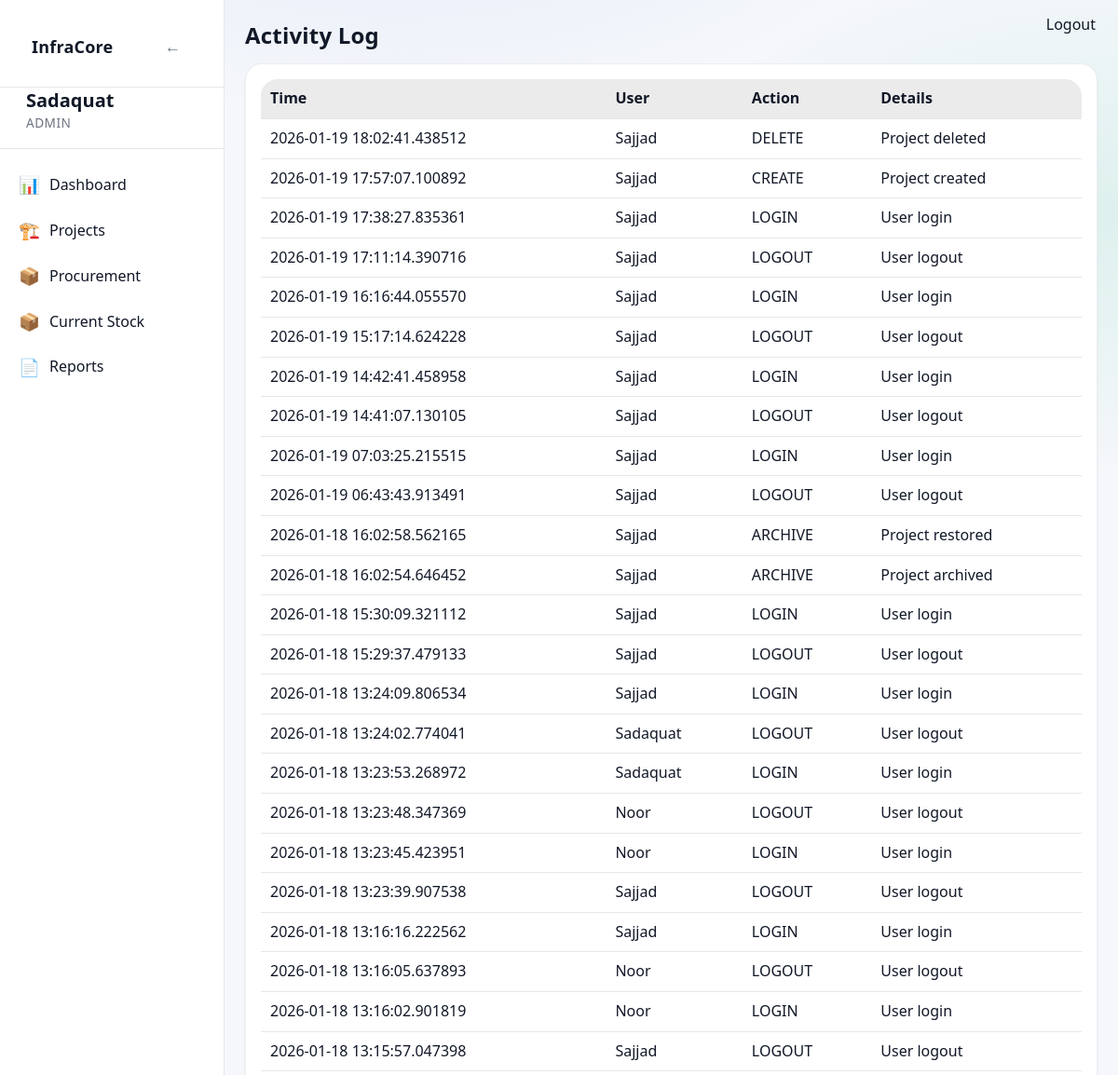
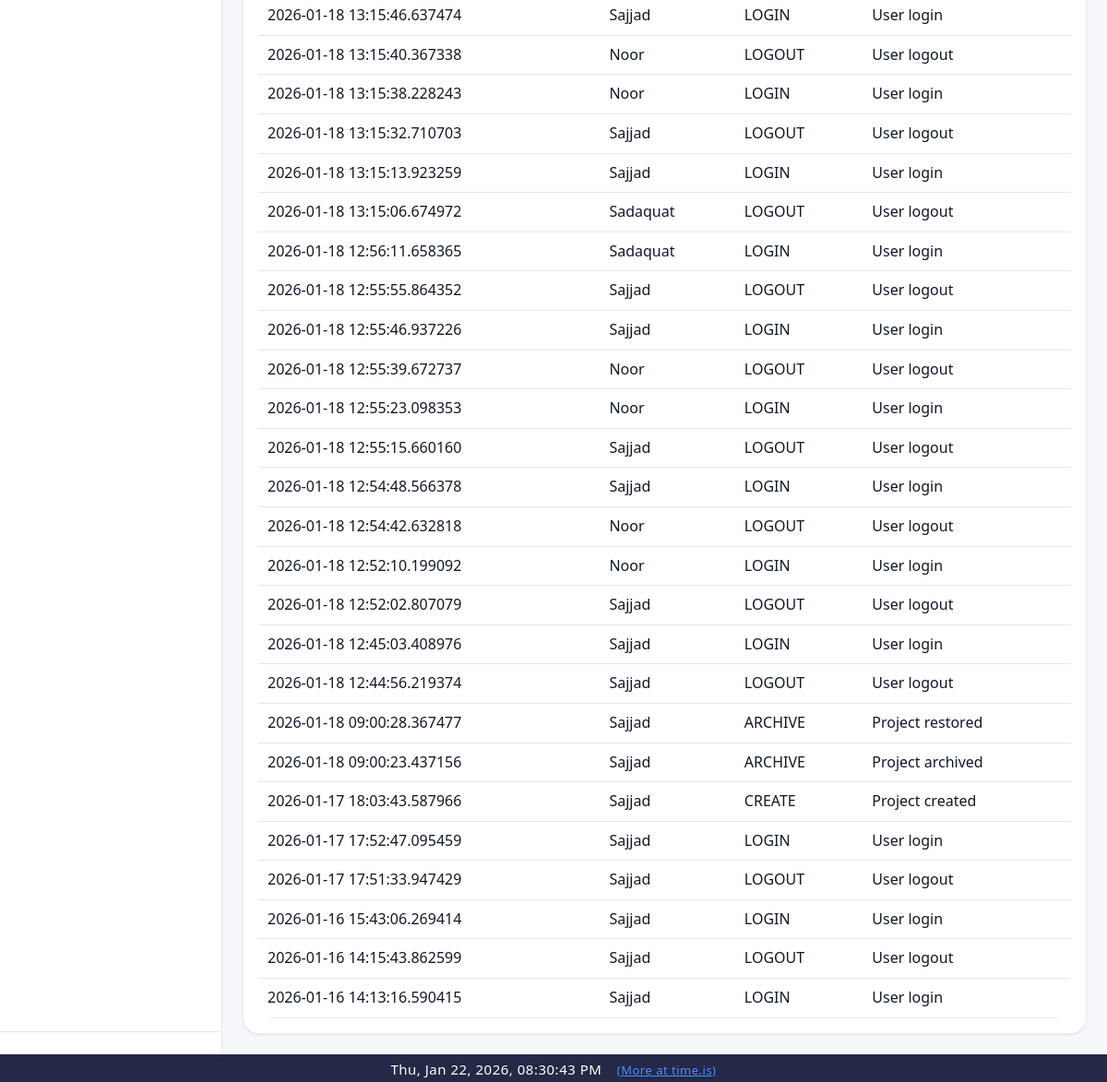
The app's page /activity (signed in), older data (2 pictures, top to bottom).
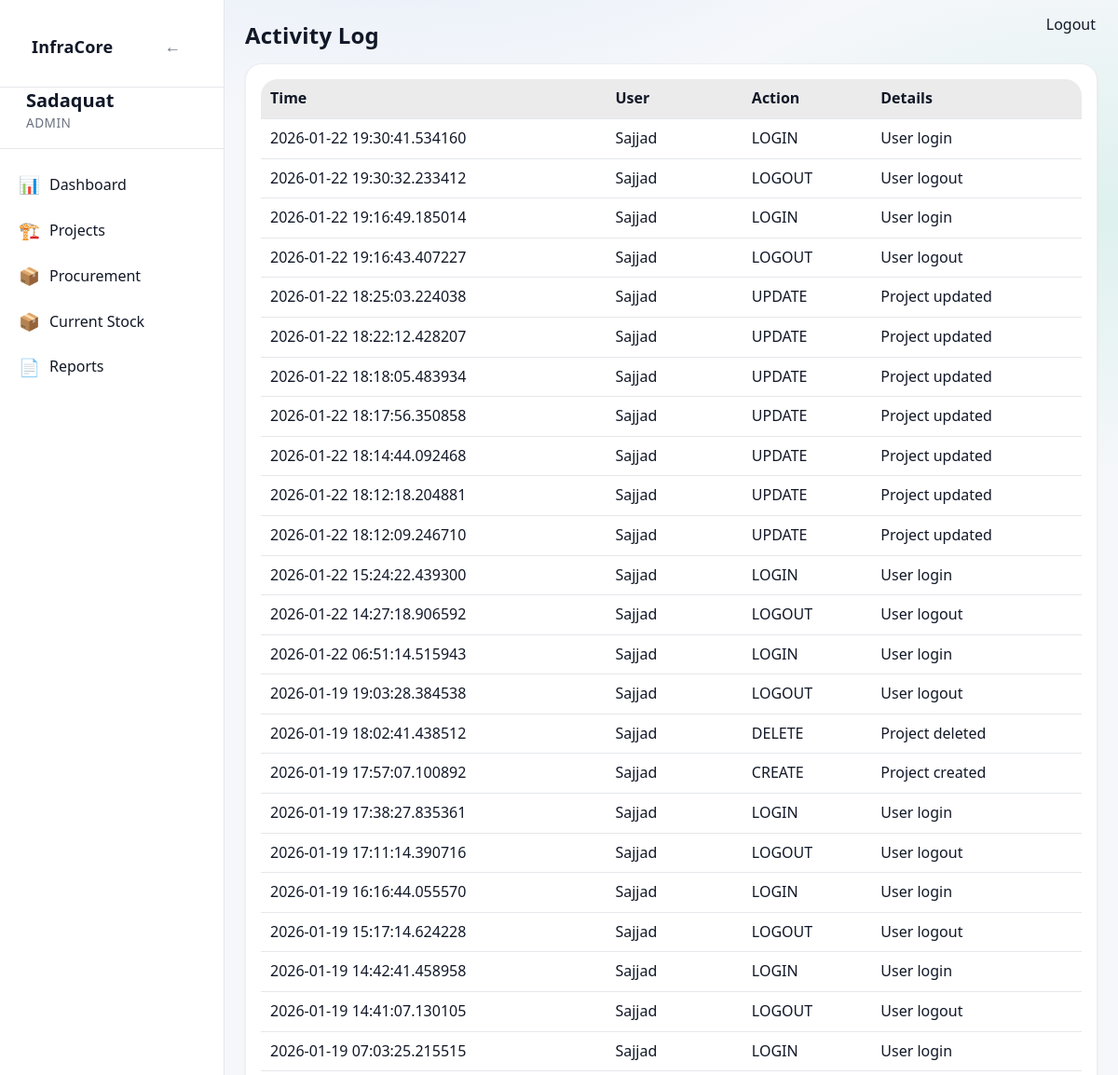
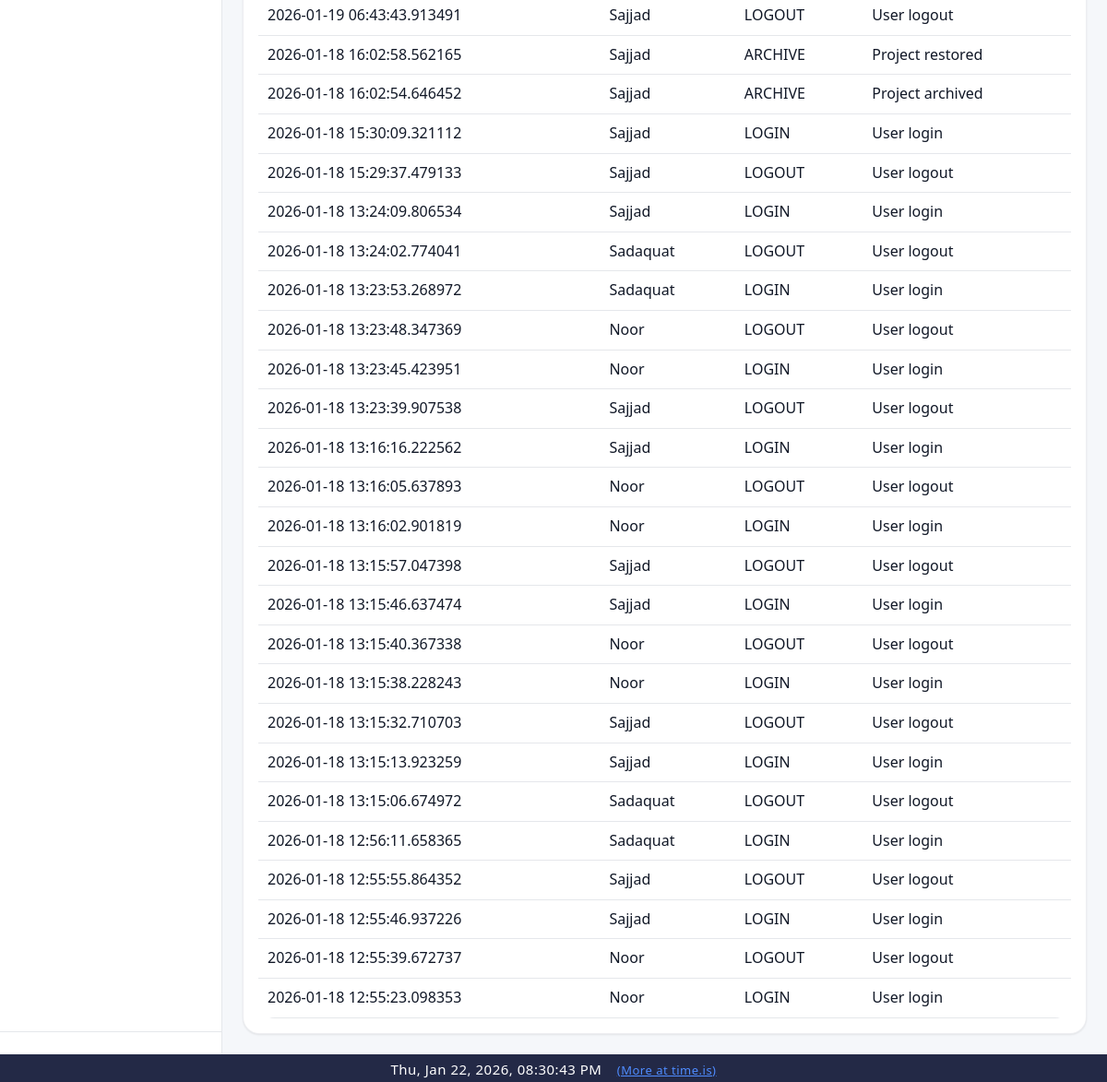
The same page, newer data (2 pictures, top to bottom).
### app/models/activity_log.py (models this page shows)
class ActivityLog(Base):
    __tablename__ = "activity_logs"
    __table_args__ = (
        Index("ix_activity_logs_created_at", "created_at"),
        Index("ix_activity_logs_user_id", "user_id"),
    )
    id = Column(Integer, primary_key=True, index=True)
    user_id = Column(Integer, ForeignKey("users.id"), nullable=True)
    username = Column(String(150), nullable=False)
    role = Column(String(50), nullable=True)
    action = Column(String(20), nullable=False)  # CREATE, UPDATE, DELETE, ARCHIVE, LOGIN, LOGOUT
    entity_type = Column(String(50), nullable=True)  # Project, Activity, Material, User, Execution
    entity_id = Column(Integer, nullable=True)
    description = Column(Text, nullable=True)
    old_value = Column(Text, nullable=True)  # JSON string
    new_value = Column(Text, nullable=True)  # JSON string
    ip_address = Column(String(64), nullable=True)
    created_at = Column(DateTime, default=datetime.utcnow, nullable=False)
    details = Column(String, nullable=True)
    timestamp = Column(DateTime, default=datetime.utcnow)

### app/routes/activity.py (the view)
@router.get("/activity", response_class=HTMLResponse)
def activity_page(request: Request, db: Session = Depends(get_db)):
    user = request.session.get("user")
    if user is None or user["role"] != "admin":
        return RedirectResponse("/dashboard", status_code=302)
    logs = get_recent_activities(db)
    return templates.TemplateResponse(
        "activity.html",
        {
            "request": request,
            "user": user,
            "logs": logs,
        }
    )

### app/templates/activity.html
{% extends "base.html" %}
{% block content %}
<h1 class="page-title">Activity Log</h1>
<div class="card">
    <table class="table">
        <thead>
            <tr>
                <th>Time</th>
                <th>User</th>
                <th>Action</th>
                <th>Details</th>
            </tr>
        </thead>
        <tbody>
            {% for log in logs %}
            <tr>
                <td>{{ log.timestamp }}</td>
                <td>{{ log.username }}</td>
                <td>{{ log.action }}</td>
                <td>{{ log.details }}</td>
            </tr>
            {% else %}
            <tr>
                <td colspan="4">No activity recorded</td>
            </tr>
            {% endfor %}
        </tbody>
    </table>
</div>
{% endblock %}

Row changes from the older to the newer data that the page shows:
no longer on this page (row unchanged): ActivityLog: timestamp "2026-01-18 12:55:15.660160", username "Sajjad", action "LOGOUT", details "User logout"
no longer on this page (row unchanged): ActivityLog: timestamp "2026-01-18 12:54:48.566378", username "Sajjad", action "LOGIN", details "User login"
no longer on this page (row unchanged): ActivityLog: timestamp "2026-01-18 12:54:42.632818", username "Noor", action "LOGOUT", details "User logout"
no longer on this page (row unchanged): ActivityLog: timestamp "2026-01-18 12:52:10.199092", username "Noor", action "LOGIN", details "User login"
no longer on this page (row unchanged): ActivityLog: timestamp "2026-01-18 12:52:02.807079", username "Sajjad", action "LOGOUT", details "User logout"
no longer on this page (row unchanged): ActivityLog: timestamp "2026-01-18 12:45:03.408976", username "Sajjad", action "LOGIN", details "User login"
no longer on this page (row unchanged): ActivityLog: timestamp "2026-01-18 12:44:56.219374", username "Sajjad", action "LOGOUT", details "User logout"
no longer on this page (row unchanged): ActivityLog: timestamp "2026-01-18 09:00:28.367477", username "Sajjad", action "ARCHIVE", details "Project restored"
no longer on this page (row unchanged): ActivityLog: timestamp "2026-01-18 09:00:23.437156", username "Sajjad", action "ARCHIVE", details "Project archived"
no longer on this page (row unchanged): ActivityLog: timestamp "2026-01-17 18:03:43.587966", username "Sajjad", action "CREATE", details "Project created"
no longer on this page (row unchanged): ActivityLog: timestamp "2026-01-17 17:52:47.095459", username "Sajjad", action "LOGIN", details "User login"
no longer on this page (row unchanged): ActivityLog: timestamp "2026-01-17 17:51:33.947429", username "Sajjad", action "LOGOUT", details "User logout"
no longer on this page (row unchanged): ActivityLog: timestamp "2026-01-16 15:43:06.269414", username "Sajjad", action "LOGIN", details "User login"
no longer on this page (row unchanged): ActivityLog: timestamp "2026-01-16 14:15:43.862599", username "Sajjad", action "LOGOUT", details "User logout"
no longer on this page (row unchanged): ActivityLog: timestamp "2026-01-16 14:13:16.590415", username "Sajjad", action "LOGIN", details "User login"
added ActivityLog: timestamp "2026-01-22 19:30:41.534160", username "Sajjad", action "LOGIN", details "User login"
added ActivityLog: timestamp "2026-01-22 19:30:32.233412", username "Sajjad", action "LOGOUT", details "User logout"
added ActivityLog: timestamp "2026-01-22 19:16:49.185014", username "Sajjad", action "LOGIN", details "User login"
added ActivityLog: timestamp "2026-01-22 19:16:43.407227", username "Sajjad", action "LOGOUT", details "User logout"
added ActivityLog: timestamp "2026-01-22 18:25:03.224038", username "Sajjad", action "UPDATE", details "Project updated"
added ActivityLog: timestamp "2026-01-22 18:22:12.428207", username "Sajjad", action "UPDATE", details "Project updated"
added ActivityLog: timestamp "2026-01-22 18:18:05.483934", username "Sajjad", action "UPDATE", details "Project updated"
added ActivityLog: timestamp "2026-01-22 18:17:56.350858", username "Sajjad", action "UPDATE", details "Project updated"
added ActivityLog: timestamp "2026-01-22 18:14:44.092468", username "Sajjad", action "UPDATE", details "Project updated"
added ActivityLog: timestamp "2026-01-22 18:12:18.204881", username "Sajjad", action "UPDATE", details "Project updated"
added ActivityLog: timestamp "2026-01-22 18:12:09.246710", username "Sajjad", action "UPDATE", details "Project updated"
added ActivityLog: timestamp "2026-01-22 15:24:22.439300", username "Sajjad", action "LOGIN", details "User login"
added ActivityLog: timestamp "2026-01-22 14:27:18.906592", username "Sajjad", action "LOGOUT", details "User logout"
added ActivityLog: timestamp "2026-01-22 06:51:14.515943", username "Sajjad", action "LOGIN", details "User login"
added ActivityLog: timestamp "2026-01-19 19:03:28.384538", username "Sajjad", action "LOGOUT", details "User logout"
